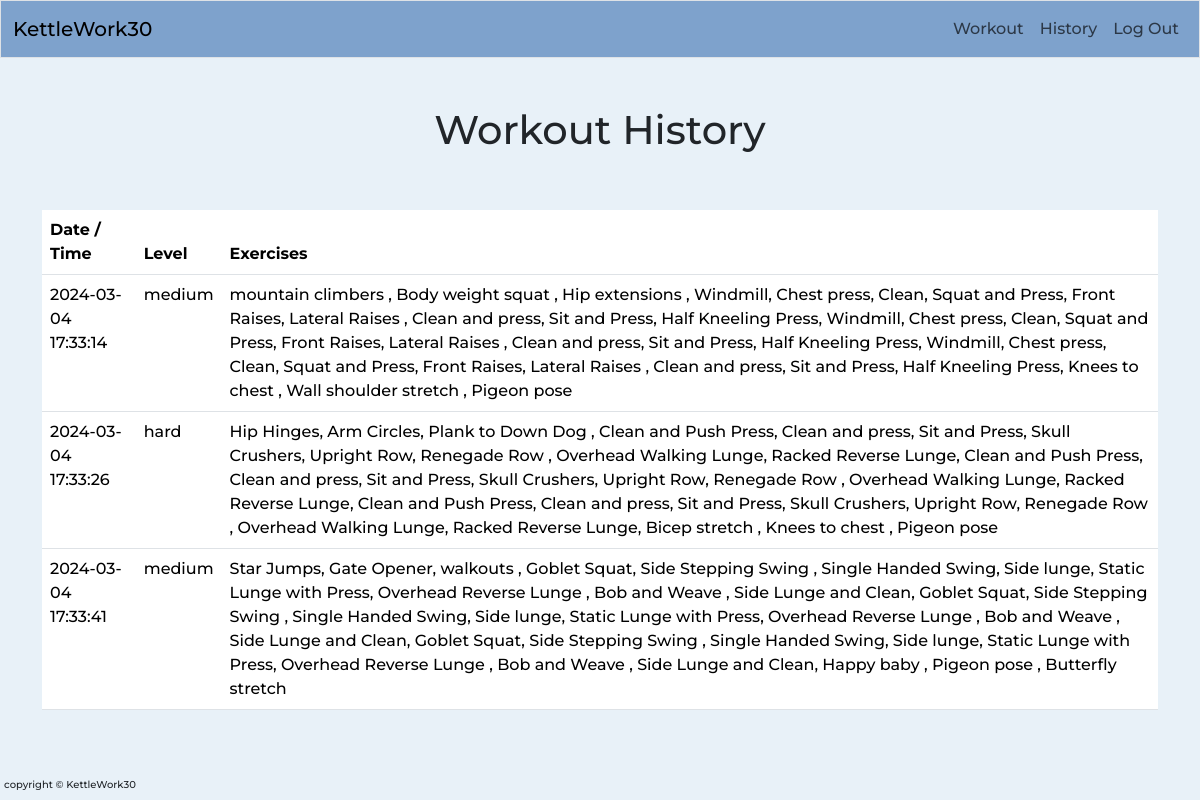
Screenshot of /history (signed in) with the database file from the repository.
### tables this page shows
CREATE TABLE history (id INTEGER PRIMARY KEY, user_id INTEGER, Timestamp DATETIME DEFAULT CURRENT_TIMESTAMP, level TEXT, names TEXT, FOREIGN KEY (user_id) REFERENCES users (id) ON DELETE CASCADE);

### app.py (the view)
@app.route("/history")
@login_required
def history():
    histories = []
    workouts = db.execute("SELECT * FROM history WHERE user_id = ?", session["user_id"])
    if not workouts:
        return apology("no portfolio", 400)
    for workout in workouts:
        each_workout = {}
        each_workout["level"] = workout["level"]
        each_workout["names"] = workout["names"]
        each_workout["Timestamp"] = workout["Timestamp"]
        histories.append(workout)
    return render_template("history.html", histories=histories)

### app.py (called while the page is built)
@app.after_request
def after_request(response):
    response.headers["Cache-Control"] = "no-cache, no-store, must-revalidate"
    response.headers["Expires"] = 0
    response.headers["Pragma"] = "no-cache"
    return response

### helpers.py (called while the page is built)
def login_required(f):
    @wraps(f)
    def decorated_function(*args, **kwargs):
        if session.get("user_id") is None:
            return redirect("/login")
        return f(*args, **kwargs)
    return decorated_function

### templates/history.html (shortened to what this page needs)
{% extends "layout.html" %}
{% block main %}
<div class="container center-content my-5">
    <h1>Workout History</h1>
</div>
<div class="container">
    <table class="table">
        <thead class="header">
            <tr>
                <th scope="col">Date / Time</th>
                <th scope="col">Level</th>
                <th scope="col">Exercises</th>
            </tr>
        </thead>
        <tbody>
            {% for history in histories%}
            <tr>
                <td>{{ history.Timestamp}}</td>
                <td>{{history.level}}</td>
                <td>{{ history.names }}</td>
            </tr>
            {%endfor%}
        </tbody>
    </table>
</div>
{% endblock %}

### templates/layout.html (shortened to what this page needs)
<!DOCTYPE html>
<html lang="en">
<head>
    <link href="https://cdn.jsdelivr.net/npm/bootstrap@5.3.2/dist/css/bootstrap.min.css" rel="stylesheet"
>
    <link href="/static/styles.css" rel="stylesheet">
</head>
<body class="custom-bg-color">
    <nav class="bg-navbar border navbar navbar-expand-md">
        <div class="container-fluid">
            <a class="navbar-brand mb-0 h1" href="/"><span>KettleWork30</span></a>
            <div class="collapse navbar-collapse" id="navbar">
                {% if session["user_id"] %}
                <ul class="navbar-nav ms-auto my-auto">
                    <li class="nav-item"><a class="nav-link" href="/workout">Workout</a></li>
                    <li class="nav-item"><a class="nav-link" href="/history">History</a></li>
                    <li class="nav-item"><a class="nav-link" href="/logout">Log Out</a></li>
                </ul>
                {% else %}
                <ul class="navbar-nav ms-auto my-auto">
                    <li class="nav-item"><a class="nav-link" href="/register">Register</a></li>
                    <li class="nav-item"><a class="nav-link" href="/login">Log In</a></li>
                </ul>
                {% endif %}
            </div>
        </div>
    </nav>
    <main class="container-fluid justify-content-center">
        {% block main %}{% endblock %}
    </main>
    <footer class="fixed-bottom mb-2 ms-1">
        copyright &#169; KettleWork30
    </footer>
</body>
</html>

### static/styles.css (style rules this page uses)
.center-content { display: flex; justify-content: center; align-items: center; text-align: center; }
.custom-bg-color { background-color: #e8f1f8; font-family: "Montserrat", sans-serif; font-optical-sizing: auto; font-weight: 500; font-style: normal; }
.bg-navbar { background-color: #7ea2cc; }
footer { font-size: 10px; }

### rows the page displays
history: Timestamp "2024-03-04 17:33:14", level "medium", names "mountain climbers , Body weight squat , Hip extensions , Windmill, Chest press, Clean, Squat and Press, Front Raises, Lateral Raises , Clean and press, Sit and Press, Half Kneeling Press, Windmill, Chest press, Clean, Squat and Press, Front Raises, Lateral Raises , Clean and press, Sit and Press, Half Kneeling Press, Windmill, Chest press, Clean, Squat and Press, Front Raises, Lateral Raises , Clean and press, Sit and Press, Half Kneeling Press, Knees to chest , Wall shoulder stretch , Pigeon pose"
history: Timestamp "2024-03-04 17:33:26", level "hard", names "Hip Hinges, Arm Circles, Plank to Down Dog , Clean and Push Press, Clean and press, Sit and Press, Skull Crushers, Upright Row, Renegade Row , Overhead Walking Lunge, Racked Reverse Lunge, Clean and Push Press, Clean and press, Sit and Press, Skull Crushers, Upright Row, Renegade Row , Overhead Walking Lunge, Racked Reverse Lunge, Clean and Push Press, Clean and press, Sit and Press, Skull Crushers, Upright Row, Renegade Row , Overhead Walking Lunge, Racked Reverse Lunge, Bicep stretch , Knees to chest , Pigeon pose"
history: Timestamp "2024-03-04 17:33:41", level "medium", names "Star Jumps, Gate Opener, walkouts , Goblet Squat, Side Stepping Swing , Single Handed Swing, Side lunge, Static Lunge with Press, Overhead Reverse Lunge , Bob and Weave , Side Lunge and Clean, Goblet Squat, Side Stepping Swing , Single Handed Swing, Side lunge, Static Lunge with Press, Overhead Reverse Lunge , Bob and Weave , Side Lunge and Clean, Goblet Squat, Side Stepping Swing , Single Handed Swing, Side lunge, Static Lunge with Press, Overhead Reverse Lunge , Bob and Weave , Side Lunge and Clean, Happy baby , Pigeon pose , Butterfly stretch"
